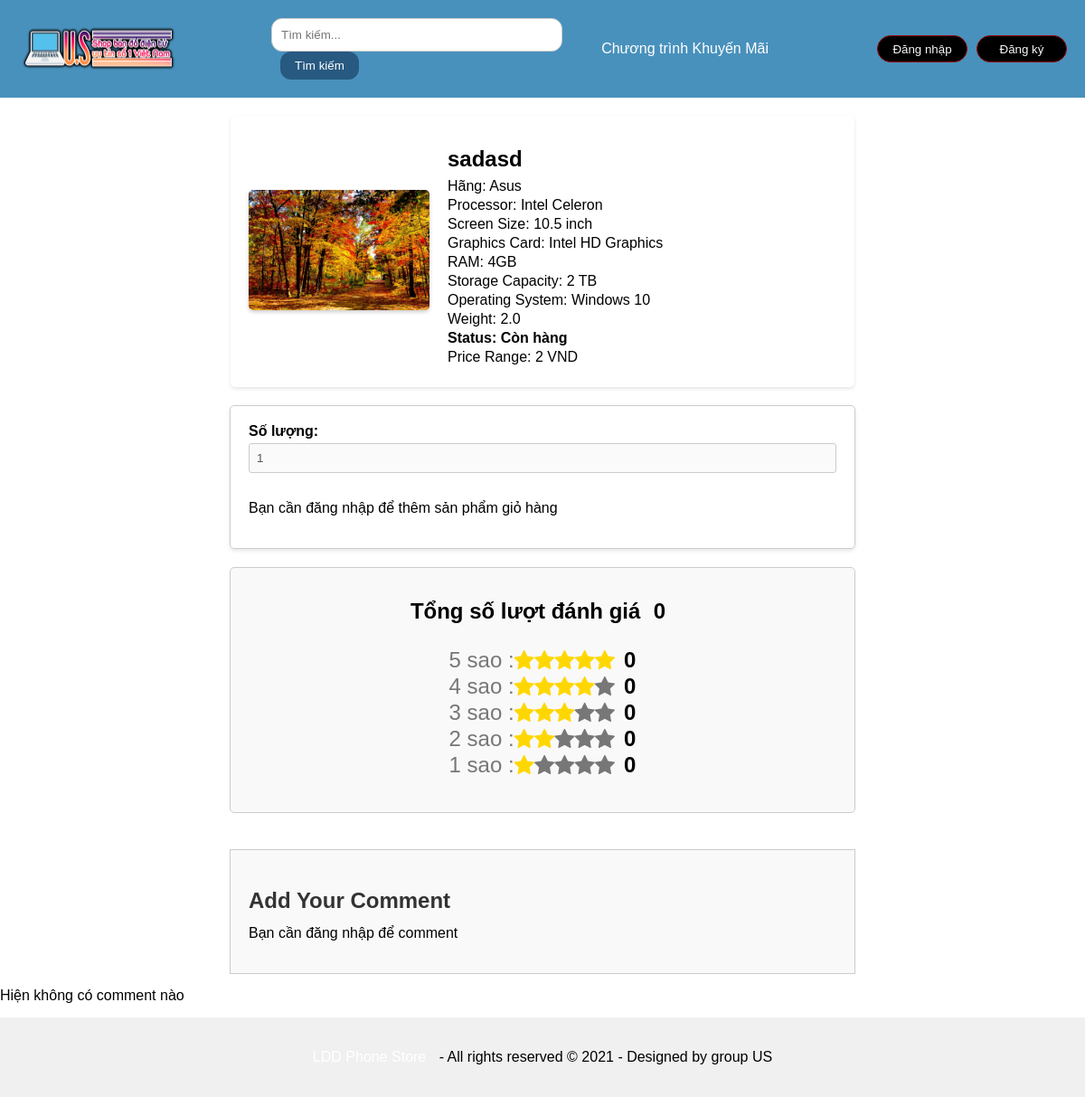
The app's page /layout/product_details.php?id=12 with its own data.
### tables this page shows
CREATE TABLE `laptops` (
  `id` int(11) NOT NULL,
  `laptop_name` varchar(100) NOT NULL,
  `brand` varchar(50) NOT NULL,
  `processor` varchar(50) NOT NULL,
  `screen_size` varchar(20) NOT NULL,
  `graphics_card` varchar(100) NOT NULL,
  `ram` varchar(10) NOT NULL,
  `storage_capacity` varchar(50) NOT NULL,
  `operating_system` varchar(50) NOT NULL,
  `weight` decimal(5,1) NOT NULL,
  `status` enum('Còn hàng','Liên hệ') NOT NULL,
  `price_range` decimal(10,0) NOT NULL,
  `image_url` varchar(255) NOT NULL
);

### layout/select-sql/laptop-detail-info.php (called while the page is built)
<?php
$laptop_id = sanitize_input($_GET['id']);
$sql = "SELECT `id`, `laptop_name`, `brand`, `processor`, `screen_size`, `graphics_card`, `ram`, `storage_capacity`, `operating_system`, `weight`, `status`, `price_range`, `image_url` FROM `laptops` WHERE `id` = $laptop_id";
$result = $conn->query($sql);
?>

### layout/select-sql/rating-review.php (called while the page is built, shortened)
<?php
                    function getTotalRatings($laptop_id, $conn) {
                        $sql = "SELECT COUNT(*) AS total_ratings FROM binh_luan_laptop WHERE laptop_id = ?";
                        $stmt = $conn->prepare($sql);
                        $stmt->bind_param("i", $laptop_id);
                        $stmt->execute();
                        $result = $stmt->get_result();
                        $row = $result->fetch_assoc();
                        return $row['total_ratings'];
                    }
                    function getRatingsCount($laptop_id, $rating, $conn) {
                        $sql = "SELECT COUNT(*) AS rating_count FROM binh_luan_laptop WHERE laptop_id = ? AND rating = ?";
                        $stmt = $conn->prepare($sql);
                        $stmt->bind_param("ii", $laptop_id, $rating);
                        $stmt->execute();
                        $result = $stmt->get_result();
                        $row = $result->fetch_assoc();
                        return $row['rating_count'];
                    }
                        $laptop_id = $row['id'];
                        $total_ratings = getTotalRatings($laptop_id, $conn);
                        $ratings_5 = getRatingsCount($laptop_id, 5, $conn);
                        $ratings_4 = getRatingsCount($laptop_id, 4, $conn);
                        $ratings_3 = getRatingsCount($laptop_id, 3, $conn);
                        $ratings_2 = getRatingsCount($laptop_id, 2, $conn);
                        $ratings_1 = getRatingsCount($laptop_id, 1, $conn);
                ?>

### layout/product_details.php (the view, shortened to what this page needs)
<!DOCTYPE html>
<html lang="en">
<head>
    <link rel="stylesheet" href="/css/laptop_detail.css">
    <link rel="stylesheet" href="https://cdnjs.cloudflare.com/ajax/libs/font-awesome/4.7.0/css/font-awesome.min.css">
</head>
<body>
    <header><?php include "header.php"; ?></header>
    <div class="container">
    <?php
    include 'connect.php';
    function sanitize_input($input) {
        return intval($input);
    }
    if (isset($_GET['id'])) {
        include 'select-sql/laptop-detail-info.php';
        if ($result && $result->num_rows > 0) {
            $row = $result->fetch_assoc();
            ?>
            <div class="product-details">
                <div class="product-image">
                    <img src="/action/<?php echo $row['image_url']; ?>" alt="<?php echo $row['laptop_name']; ?> Image">
                </div>
                <div class="laptop_detail">
                    <form class="product-info-form">
                        <h1><?php echo $row['laptop_name']; ?></h1>
                        <p>Hãng: <?php echo $row['brand']; ?></p>
                        <p>Processor: <?php echo $row['processor']; ?></p>
                        <p>Screen Size: <?php echo $row['screen_size']; ?></p>
                        <p>Graphics Card: <?php echo $row['graphics_card']; ?></p>
                        <p>RAM: <?php echo $row['ram']; ?></p>
                        <p>Storage Capacity: <?php echo $row['storage_capacity']; ?></p>
                        <p>Operating System: <?php echo $row['operating_system']; ?></p>
                        <p>Weight: <?php echo $row['weight']; ?></p>
                        <p class="status">Status: <?php echo $row['status']; ?></p>
                        <p>Price Range: <?php echo $row['price_range']; ?> VND</p>
                    </form>
                </div>
            </div>
            <?php if (isset($_SESSION['user_id'])) : ?>
                <div class="add-to-cart-form">
                    <form action="/action/add_to_cart.php" method="post">
                        <input type="hidden" name="laptop_id" value="<?php echo $row['id']; ?>">
                        <input type="hidden" name="user_id" value="<?php echo $_SESSION['user_id']; ?>">
                        <label for="quantity">Số lượng:</label>
                        <input type="number" name="quantity" id="quantity" value="1" min="1" max="10">
                        <input type="submit" value="Add to Cart">
                    </form>
                </div>
                <?php  include 'select-sql/rating-review.php' ;?>
                <form class="rating-review">
                    <div class="star-total-total">
                        <h1 class="name-total">Tổng số lượt đánh giá</h1>
                        <h1 class="number-rating-total" ><?php echo $total_ratings; ?></h1>
                    </div>
                    <div class="break-down">
                        <div class="star-rating">
                            <span>5 sao : </span>
                            <span class="fa fa-star checked"></span>
                            <span class="fa fa-star checked"></span>
                            <span class="fa fa-star checked"></span>
                            <span class="fa fa-star checked"></span>
                            <span class="fa fa-star checked"></span>
                            <h1 class="number-rating"><?php echo $ratings_5; ?></h1>
                        </div>
                        <div class="star-rating">
                            <span>4 sao : </span>
                            <span class="fa fa-star checked"></span>
                            <span class="fa fa-star checked"></span>
                            <span class="fa fa-star checked"></span>
                            <span class="fa fa-star checked"></span>
                            <span class="fa fa-star"></span>
                            <h1 class="number-rating"><?php echo $ratings_4; ?></h1>
                        </div>
                        <div class="star-rating">
                            <span>3 sao : </span>
                            <span class="fa fa-star checked"></span>
                            <span class="fa fa-star checked"></span>
                            <span class="fa fa-star checked"></span>
                            <span class="fa fa-star"></span>
                            <span class="fa fa-star"></span>
                            <h1 class="number-rating"><?php echo $ratings_3; ?></h1>
                        </div>
                        <div class="star-rating">
                            <span>2 sao : </span>
                            <span class="fa fa-star checked"></span>
                            <span class="fa fa-star checked"></span>
                            <span class="fa fa-star"></span>
                            <span class="fa fa-star"></span>
                            <span class="fa fa-star"></span>
                            <h1 class="number-rating"><?php echo $ratings_2; ?></h1>
                        </div>
                        <div class="star-rating">
                            <span>1 sao : </span>
                            <span class="fa fa-star checked"></span>
                            <span class="fa fa-star"></span>
                            <span class="fa fa-star"></span>
                            <span class="fa fa-star"></span>
                            <span class="fa fa-star"></span>
                            <h1 class="number-rating"><?php echo $ratings_1; ?></h1>
                        </div>
                    </div>
                </form>
                <div class="comment-form">
                    <h3>Add Your Comment</h3>
                    <form action="/action/add_comment.php" method="post">
                        <input type="hidden" name="laptop_id" value="<?php echo $laptop_id; ?>">
                        <input type="hidden" name="user_id" value="<?php echo $_SESSION['user_id']; ?>">
                        <?php if (!empty($_SESSION['username'])) : ?>
                            <p><strong>Username:</strong> <?php echo $_SESSION['username']; ?></p>
                        <?php endif; ?>
                        <label for="rating">Rating:</label>
                        <select name="rating" id="rating">
                            <option value="5">5 Stars</option>
                            <option value="4">4 Stars</option>
                            <option value="3">3 Stars</option>
                            <option value="2">2 Stars</option>
                            <option value="1">1 Star</option>
                        </select>
                        <br>
                        <label for="comment">Your Comment:</label>
                        <textarea name="comment" id="comment" rows="4" cols="50" required></textarea>
                        <br>
                        <input type="submit" value="Submit">
                    </form>
                </div>
            <?php else : ?>
                <div class="add-to-cart-form">
                    <form action="/action/add_to_cart.php" method="post">
                        <label for="quantity">Số lượng:</label>
                        <input type="number" name="quantity" id="quantity" value="1" min="1" max="10" disabled>
                        <p>Bạn cần đăng nhập để thêm sản phẩm giỏ hàng</p>
                    </form>
                </div>
                <?php  include 'select-sql/rating-review.php' ;?>
                <form class="rating-review">
                    <div class="star-total-total">
                        <h1 class="name-total">Tổng số lượt đánh giá</h1>
                        <h1 class="number-rating-total" ><?php echo $total_ratings; ?></h1>
                    </div>
                    <div class="break-down">
                        <div class="star-rating">
                            <span>5 sao : </span>
                            <span class="fa fa-star checked"></span>
                            <span class="fa fa-star checked"></span>
                            <span class="fa fa-star checked"></span>
                            <span class="fa fa-star checked"></span>
                            <span class="fa fa-star checked"></span>
                            <h1 class="number-rating"><?php echo $ratings_5; ?></h1>
                        </div>
                        <div class="star-rating">
                            <span>4 sao : </span>
                            <span class="fa fa-star checked"></span>
                            <span class="fa fa-star checked"></span>
                            <span class="fa fa-star checked"></span>
                            <span class="fa fa-star checked"></span>
                            <span class="fa fa-star"></span>
                            <h1 class="number-rating"><?php echo $ratings_4; ?></h1>
                        </div>
                        <div class="star-rating">
                            <span>3 sao : </span>
                            <span class="fa fa-star checked"></span>
                            <span class="fa fa-star checked"></span>
                            <span class="fa fa-star checked"></span>
                            <span class="fa fa-star"></span>
                            <span class="fa fa-star"></span>
                            <h1 class="number-rating"><?php echo $ratings_3; ?></h1>
                        </div>
                        <div class="star-rating">
                            <span>2 sao : </span>
                            <span class="fa fa-star checked"></span>
                            <span class="fa fa-star checked"></span>
                            <span class="fa fa-star"></span>
                            <span class="fa fa-star"></span>
                            <span class="fa fa-star"></span>
                            <h1 class="number-rating"><?php echo $ratings_2; ?></h1>
                        </div>
                        <div class="star-rating">
                            <span>1 sao : </span>
                            <span class="fa fa-star checked"></span>
                            <span class="fa fa-star"></span>
                            <span class="fa fa-star"></span>
                            <span class="fa fa-star"></span>
                            <span class="fa fa-star"></span>
                            <h1 class="number-rating"><?php echo $ratings_1; ?></h1>
                        </div>
                    </div>
                    </div>
                <div class="comment-form-no-login">
                    <h3>Add Your Comment</h3>
                    <p>Bạn cần đăng nhập để comment</p>
                </div>
            <?php endif; ?>
            <?php
            include 'select-sql/comment.php';
            if (!empty($comments)) {
                $comments_per_page = 5;
                $total_comments = count($comments);
                $total_pages = ceil($total_comments / $comments_per_page);
                $current_page = isset($_GET['page']) ? intval($_GET['page']) : 1;
                if ($current_page < 1) {
                    $current_page = 1;
                } elseif ($current_page > $total_pages) {
                    $current_page = $total_pages;
                }
                $start_index = ($current_page - 1) * $comments_per_page;
                $end_index = $start_index + $comments_per_page;
                echo '<div class="comments">';
                for ($i = $start_index; $i < $end_index && $i < $total_comments; $i++) {
                    echo '<div class="comment">';
                    echo '<p>User: ' . $comments[$i]['full_name'] . '</p>';
                    echo '<p>Comment: ' . $comments[$i]['noi_dung'] . '</p>';
                    echo '</div>';
                }
                echo '</div>';
                echo '<div class="pagination">';
                for ($page = 1; $page <= $total_pages; $page++) {
                    echo '<a href="?id=' . $laptop_id . '&page=' . $page . '">' . $page . '</a>';
                }
                echo '</div>';
            } else {
                echo '<p>Hiện không có comment nào</p>';
            }
            ?>
                        <?php
                    } else {
                        echo "<p>Không tìm thấy laptop</p>";
                    }
                } else {
                    echo "<p>Yêu cầu không hợp lệ. ID máy tính xách tay không được cung cấp</p>";
                }
                ?>
    <footer><?php include "footer.php"; ?></footer>
</body>
</html>

### records on screen
laptops: image_url (picture), laptop_name "sadasd", brand "Asus", processor "Intel Celeron", screen_size "10.5 inch", graphics_card "Intel HD Graphics", ram "4GB", storage_capacity "2 TB", operating_system "Windows 10", weight "2.0", status "Còn hàng", price_range "2"

### other values on screen
$total_ratings "0"
$ratings_5 "0"
$ratings_4 "0"
$ratings_3 "0"
$ratings_2 "0"
$ratings_1 "0"
